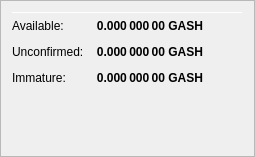
                   <widget class="QFrame" name="frame_ZerocoinBalances">
                    <property name="frameShape">
                     <enum>QFrame::StyledPanel</enum>
                    </property>
                    <property name="frameShadow">
                     <enum>QFrame::Raised</enum>
                    </property>
                    <layout class="QVBoxLayout" name="verticalLayout_7">
                     <item>
                      <layout class="QHBoxLayout" name="horizontalLayout_8" stretch="0">
                       <!--<item>
                        <widget class="QLabel" name="label_5z_3">
                         <property name="minimumSize">
                          <size>
                           <width>0</width>
                           <height>20</height>
                          </size>
                         </property>
                         <property name="font">
                          <font>
                           <pointsize>12</pointsize>
                           <weight>75</weight>
                           <bold>true</bold>
                          </font>
                         </property>
                         <property name="text">
                          <string>xGASH Balance</string>
                         </property>
                        </widget>
                       </item>-->
                       <!--<item>
                        <widget class="QLabel" name="labelxGASHPercent">
                         <property name="text">
                          <string notr="true">0 %</string>
                         </property>
                        </widget>
                       </item>
                       <item>
                        <spacer name="horizontalSpacer_11">
                         <property name="orientation">
                          <enum>Qt::Horizontal</enum>
                         </property>
                         <property name="sizeHint" stdset="0">
                          <size>
                           <width>40</width>
                           <height>20</height>
                          </size>
                         </property>
                        </spacer>
                       </item>-->
                      </layout> 
                     </item>
                     <item>
                      <widget class="Line" name="line_ZerocoinBalance">
                       <property name="minimumSize">
                        <size>
                         <width>0</width>
                         <height>1</height>
                        </size>
                       </property>
                       <property name="maximumSize">
                        <size>
                         <width>16777215</width>
                         <height>1</height>
                        </size>
                       </property>
                       <property name="orientation">
                        <enum>Qt::Horizontal</enum>
                       </property>
                      </widget>
                     </item>
                     <item>
                      <layout class="QGridLayout" name="gridLayout_5">
                       <property name="spacing">
                        <number>12</number>
                       </property>
                       <item row="1" column="0">
                        <widget class="QLabel" name="labelzBalanceMatureText">
                         <property name="toolTip">
                          <string>Mature: more than 20 confirmation and more than 3 mints of the same denomination after it was minted.
These xGASH are spendable.</string>
                         </property>
                         <property name="text">
                          <string>Available:</string>
                         </property>
                        </widget>
                       </item>
                       <item row="1" column="1">
                        <widget class="QLabel" name="labelzBalanceMature">
                         <property name="font">
                          <font>
                           <weight>75</weight>
                           <bold>true</bold>
                          </font>
                         </property>
                         <property name="toolTip">
                          <string>Mature: more than 20 confirmation and more than 3 mints of the same denomination after it was minted.
These xGASH are spendable.</string>
                         </property>
                         <property name="text">
                          <string notr="true">0.000 000 00 GASH</string>
                         </property>
                         <property name="alignment">
                          <set>Qt::AlignRight|Qt::AlignTrailing|Qt::AlignVCenter</set>
                         </property>
                        </widget>
                       </item>
                       <item row="2" column="0">
                        <widget class="QLabel" name="labelzBalanceUnconfirmedText">
                         <property name="toolTip">
                          <string>Unconfirmed: less than 20 confirmations
Immature: confirmed, but less than 3 mints of the same denomination after it was minted</string>
                         </property>
                         <property name="text">
                          <string>Unconfirmed:</string>
                         </property>
                        </widget>
                       </item>
                       <item row="2" column="1">
                        <widget class="QLabel" name="labelzBalanceUnconfirmed">
                         <property name="font">
                          <font>
                           <weight>75</weight>
                           <bold>true</bold>
                          </font>
                         </property>
                         <property name="toolTip">
                          <string>Unconfirmed: less than 20 confirmations
Immature: confirmed, but less than 3 mints of the same denomination after it was minted</string>
                         </property>
                         <property name="text">
                          <string notr="true">0.000 000 00 GASH</string>
                         </property>
                         <property name="alignment">
                          <set>Qt::AlignRight|Qt::AlignTrailing|Qt::AlignVCenter</set>
                         </property>
                        </widget>
                       </item>
                       <item row="3" column="0">
                        <widget class="QLabel" name="labelzBalanceImmatureText">
                         <property name="toolTip">
                          <string>Unconfirmed: less than 20 confirmations
Immature: confirmed, but less than 3 mints of the same denomination after it was minted</string>
                         </property>
                         <property name="text">
                          <string>Immature:</string>
                         </property>
                        </widget>
                       </item>
                       <item row="3" column="1">
                        <widget class="QLabel" name="labelzBalanceImmature">
                         <property name="font">
                          <font>
                           <weight>75</weight>
                           <bold>true</bold>
                          </font>
                         </property>
                         <property name="toolTip">
                          <string>Unconfirmed: less than 20 confirmations
Immature: confirmed, but less than 3 mints of the same denomination after it was minted</string>
                         </property>
                         <property name="text">
                          <string notr="true">0.000 000 00 GASH</string>
                         </property>
                         <property name="alignment">
                          <set>Qt::AlignRight|Qt::AlignTrailing|Qt::AlignVCenter</set>
                         </property>
                        </widget>
                       </item>
                       <!--<item row="4" column="0">
                        <widget class="QLabel" name="labelzBalanceText">
                         <property name="toolTip">
                          <string>Your current xGASH balance, unconfirmed and immature xGASH included.</string>
                         </property>
                         <property name="text">
                          <string>Total:</string>
                         </property>
                        </widget>
                       </item>-->
                       <!--<item row="4" column="1">
                        <widget class="QLabel" name="labelzBalance">
                         <property name="font">
                          <font>
                           <weight>75</weight>
                           <bold>true</bold>
                          </font>
                         </property>
                         <property name="cursor">
                          <cursorShape>IBeamCursor</cursorShape>
                         </property>
                         <property name="toolTip">
                          <string>Your current xGASH balance, unconfirmed and immature xGASH included.</string>
                         </property>
                         <property name="text">
                          <string notr="true">0.000 000 00 GASH</string>
                         </property>
                         <property name="alignment">
                          <set>Qt::AlignRight|Qt::AlignTrailing|Qt::AlignVCenter</set>
                         </property>
                         <property name="textInteractionFlags">
                          <set>Qt::LinksAccessibleByMouse|Qt::TextSelectableByKeyboard|Qt::TextSelectableByMouse</set>
                         </property>
                        </widget>
                       </item>-->
                       <item row="4" column="2">
                        <spacer name="horizontalSpacer_4">
                         <property name="orientation">
                          <enum>Qt::Horizontal</enum>
                         </property>
                         <property name="sizeHint" stdset="0">
                          <size>
                           <width>40</width>
                           <height>20</height>
                          </size>
                         </property>
                        </spacer>
                       </item>
                      </layout> 
                     </item>
                     <item>
                      <spacer name="verticalSpacer_4">
                       <property name="orientation">
                        <enum>Qt::Vertical</enum>
                       </property>
                       <property name="sizeHint" stdset="0">
                        <size>
                         <width>20</width>
                         <height>40</height>
                        </size>
                       </property>
                      </spacer>
                     </item>
                    </layout>
                   </widget>
